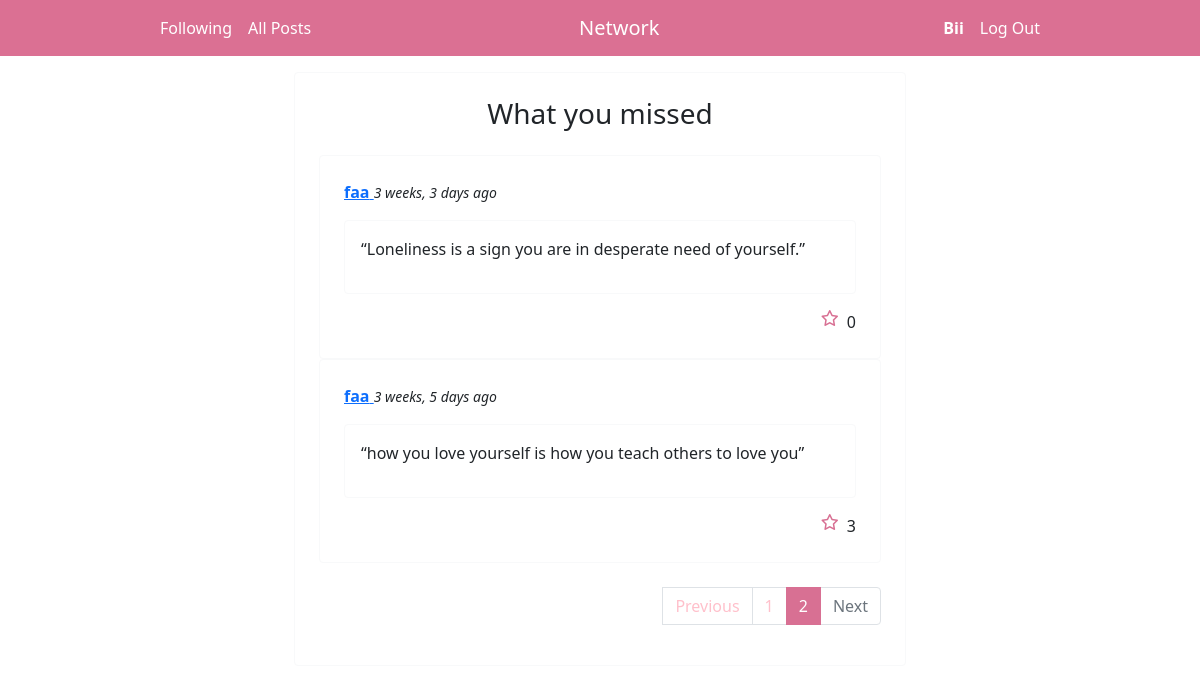
/following?page=2 (signed in), run on the app's committed database.
### network/models.py (models this page shows, shortened)
class User(AbstractUser):
    following = models.ManyToManyField("self", blank=True, related_name='followers', symmetrical=False)

class Post(models.Model):
    author = models.ForeignKey(User, on_delete=models.CASCADE, related_name="posts")
    content = models.CharField(max_length=10000)
    created_at = models.DateTimeField(auto_now_add=True)
    liked_by = models.ManyToManyField(User, blank=True, related_name="likes")
    def likes(self):
        return self.liked_by.all().count()
    class Meta:
        ordering = ['-created_at']

### network/views.py (the view)
# urls.py: path("following", views.following, name="following"),
@login_required(login_url='login')
def following(request):
    following = User.objects.get(pk=request.user.id).following.all()
    following_ids = following.values_list('pk', flat=True)
    following_posts = Post.objects.filter(author__in=following_ids)
    paginator = Paginator(following_posts, 10)
    page_number = request.GET.get('page', 1)
    page = paginator.get_page(page_number)
    return render(request, "network/following.html", {
        "posts": following_posts,
        "page": page,
        "previous_url": previous_url(page),
        "next_url": next_url(page)
    })

### network/models.py (called while the page is built)
def previous_url(page):
    if page.has_previous():
        previous_url = f'?page={page.previous_page_number()}'
    else:
        previous_url = ''
    return previous_url

def next_url(page):
    if page.has_next():
        next_url = f'?page={page.next_page_number()}'
    else:
        next_url = ''
    return next_url

### network/templates/network/following.html
{% extends "network/layout.html" %}
{% block body %}
    <div class="row justify-content-center">
        <div class="col-6 border border-light p-4 rounded mt-3">
            <h3 class="text-center mb-4">What you missed</h3>
            {% include "network/blockpost.html" %}
        </div>
    </div>
{% endblock %}

### network/templates/network/layout.html (shortened to what this page needs)
{% load static %}
<!DOCTYPE html>
<html lang="en">
    <head>
        <link href="https://cdn.jsdelivr.net/npm/bootstrap@5.1.3/dist/css/bootstrap.min.css" rel="stylesheet">
        <link href="{% static 'network/styles.css' %}" rel="stylesheet">
    </head>
    <body style="background: white;">
        <nav class="navbar navbar-expand-lg navbar-dark" style="background-color: #DB7093; padding-left: 140px; padding-right: 140px;">
            <div class="container-fluid">
                <div class="collapse navbar-collapse" id="navbarTogglerDemo02">
                    {% if user.is_authenticated %}
                    <ul class="navbar-nav mr-auto">
                        <li class="nav-item">
                            <a style="color: #FFFFFF;" class="nav-link" href="{% url 'following' %}">Following</a>
                        </li>
                    </ul>
                    {% endif %}
                    <ul class="navbar-nav mr-auto">
                        <li class="nav-item">
                            <a style="color: #FFFFFF;" class="nav-link" href="{% url 'index' %}">All Posts</a>
                        </li>
                    </ul>
                    <ul class="navbar-nav mx-auto">
                        <li class="nav-item">
                            <a style="color: #FFFFFF;" class="navbar-brand" href="{% url 'index' %}">Network</a>
                        </li>
                    </ul>
                    {% if user.is_authenticated %}
                    <ul class="navbar-nav ml-auto">
                        <li class="nav-item">
                            <a style="color: #FFFFFF;" class="nav-link" href="{% url 'profile' user.id %}"><strong>{{ user.username }}</strong></a>
                        </li>
                        <li class="nav-item">
                            <a style="color: #FFFFFF;" class="nav-link" href="{% url 'logout' %}">Log Out</a>
                        </li>
                    </ul>
                    {% endif %}
                </div>
            </div>
        </nav>
        <div class="body">
            {% block body %}
            {% endblock %}
        </div>
    </body>
</html>

### network/templates/network/blockpost.html (shortened to what this page needs)
{% load humanize %}
{% load static %}
        {% for post in page.object_list %}
        <div class="border border-light p-4 rounded">
            <div id="post_headline_{{ post.id }}">
                <a href="{% url 'profile' post.author.id %}">
                    <strong>{{ post.author }}</strong>
                </a>
                <em><small>{{ post.created_at|naturaltime }}</small></em>
            </div>
            <div id="post_contentgroup_{{ post.id }}" class="border border-light p-3 rounded mt-3">
                <p id="post_content_{{ post.id }}">{{ post.content }}</p>
            </div>
            <div id="post_likes_{{ post.id }}" class="d-grid gap-2 d-md-flex justify-content-md-end mt-3">
                {% if user.is_authenticated %}
                <i id="post_likeicon_{{ post.id }}" data-id="{{ post.id }}" class="likeicon {% if user in post.liked_by.all %}fa-solid{% else %}fa-regular{% endif %} fa-star"></i>
                {% else %}
                <i class="likeicon {% if post.likes != 0 %}fa-solid{% else %}fa-regular{% endif %} fa-star"></i>
                {% endif %}
                <span id="post_likecount_{{ post.id }}">{{ post.likes }}</span>
            </div>
        </div>
        {% empty %}
        <div class="row justify-content-center mt-5">
            No post
        </div>
        {% endfor %}
        {% if page.object_list %}
        <nav aria-label="...">
            <ul class="pagination justify-content-end mt-4">
                <li class="page item {% if not page.has_previous %} disabled {% endif %}" >
                    <a class="page-link pagination" href="{{ previous_url }}" tabindex="-1" aria-disabled="true">Previous</a>
                </li>
                {% for n in page.paginator.page_range %}
                    {% if n == page.number %}
                    <li aria-current="page" class="page-item active">
                        <span class="page-link" style="border-color: #d87093; background-color: #d87093;">
                        {{ n }}
                        </span>
                    </li>
                    {% elif n < page.number|add:3 and n > page.number|add:-3 %}
                    <li class="page-item">
                        <a class="page-link pagination" href="{{GET_params.urlencode}}?page={{ n }}">{{ n }}</a>
                    </li>
                    {% endif %}
                {% endfor %}
                <li class="page-item {% if not page.has_next %} disabled {% endif %}">
                    <a class="page-link pagination" href="{{ next_url }}">Next</a>
                </li>
            </ul>
        </nav>
        {% endif %}

### network/static/network/styles.css (style rules this page uses)
.likeicon { color: #d87093; }
.pagination { color: pink; }

### data on the page
User: username "Bii"
Post: author "faa", created_at "3 weeks, 3 days ago", content "“Loneliness is a sign you are in desperate need of yourself.”", likes "0"
Post: author "faa", created_at "3 weeks, 5 days ago", content "“how you love yourself is how you teach others to love you”", likes "3"

### other printed values
{{ n }} "1"
{{ n }} "2"
